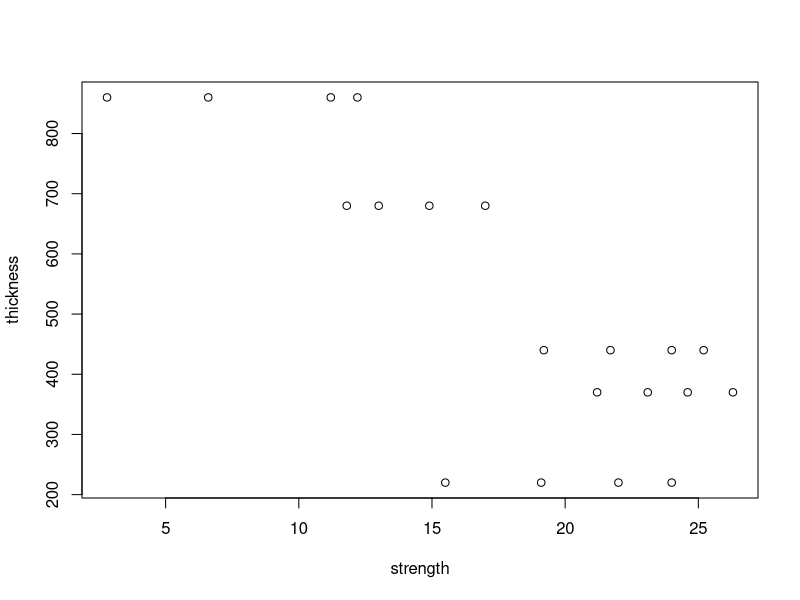
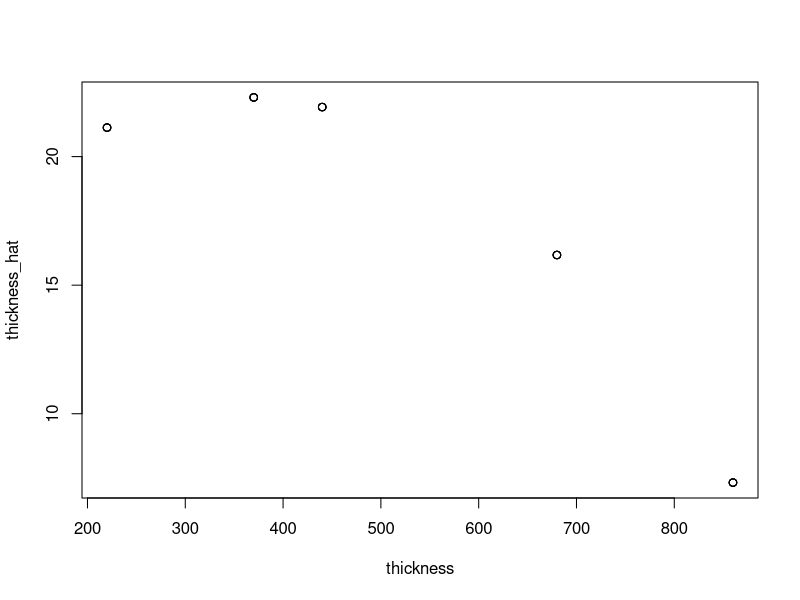

Here is the R script that generated these plots, in order:
# Andrey Risukhin, 3.33

thickness <- c(220, 220, 220, 220, 370, 370, 370, 370, 440,
               440, 440, 440, 680, 680, 680, 680, 860, 860,
               860, 860)
strength <- c(24.0, 22.0, 19.1, 15.5, 26.3, 24.6, 23.1, 21.2, 
              25.2, 24.0, 21.7, 19.2, 17.0, 14.9, 13.0, 11.8, 
              12.2, 11.2, 6.6, 2.8)

# a) Possible to transform to linear? Why?
plot(strength, thickness)
# Not possible. Plot shows thickness as discrete variable.

# b) Fit quadratic, predict strength when 500. Assess fit.
model.1 <- lm(strength ~ I(thickness) + I(thickness ^ 2))
model.1$coefficients
y_hat_500 <- (1.452072e+01) + (4.323341e-02) * (500) 
              + (-6.000599e-05) * (500)^2
points(500, y_hat_500, col = "red")
y_hat_500 # 21.13593

thickness_hat <- predict(model.1)
plot(thickness, thickness_hat)
